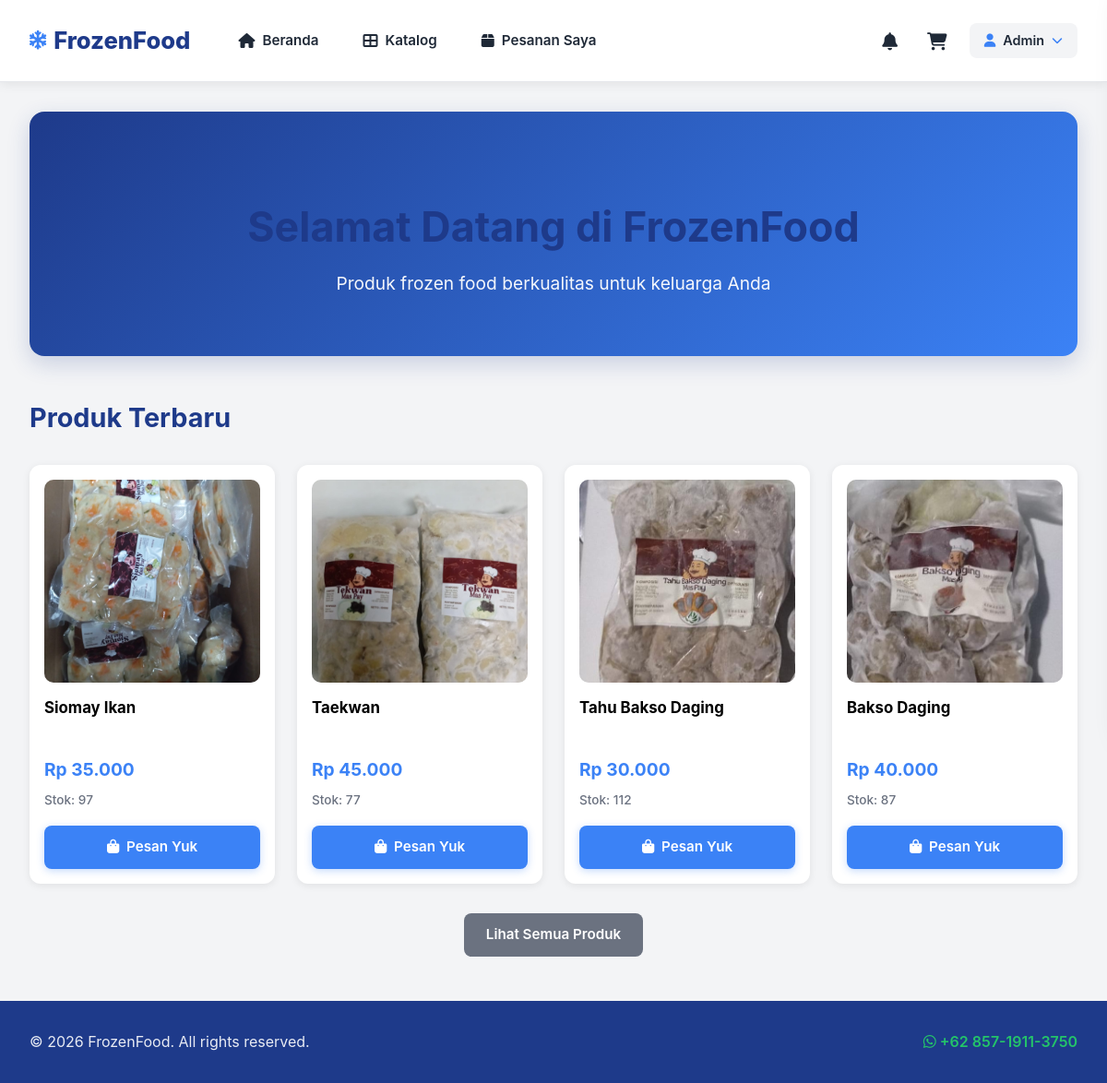
Screenshot of /home.php (signed in) with the database file from the repository.
### tables this page shows
CREATE TABLE `products` (
  `id` int(11) NOT NULL,
  `name` varchar(100) NOT NULL,
  `description` text DEFAULT NULL,
  `price` decimal(10,2) NOT NULL,
  `stock` int(11) DEFAULT 0,
  `image` varchar(255) DEFAULT NULL,
  `category` varchar(50) DEFAULT NULL,
  `created_at` timestamp NULL DEFAULT current_timestamp()
);

### home.php (the view, shortened to what this page needs)
<?php
require_once 'config/database.php';
$stmt = $pdo->query("SELECT * FROM products WHERE stock > 0 ORDER BY created_at DESC LIMIT 8");
$products = $stmt->fetchAll();
?>
<!DOCTYPE html>
<html lang="id">
<head>
    <link rel="stylesheet" href="https://cdnjs.cloudflare.com/ajax/libs/font-awesome/6.4.0/css/all.min.css">
    <link rel="stylesheet" href="assets/css/style.css?v=5.0">
</head>
<body>
    <?php include 'includes/header.php'; ?>
    <main class="container">
        <section class="hero">
            <h1>Selamat Datang di FrozenFood</h1>
            <p>Produk frozen food berkualitas untuk keluarga Anda</p>
        </section>
        <section class="products">
            <h2>Produk Terbaru</h2>
            <div class="product-grid">
                <?php foreach ($products as $product): ?>
                <div class="product-card">
                    <img src="<?= htmlspecialchars($product['image']) ?>" alt="<?= htmlspecialchars($product['name']) ?>">
                    <h3 style="color: #000 !important;"><?= htmlspecialchars($product['name']) ?></h3>
                    <p class="price">Rp <?= number_format($product['price'], 0, ',', '.') ?></p>
                    <p class="stock">Stok: <?= $product['stock'] ?></p>
                    <a href="product_detail.php?id=<?= $product['id'] ?>" class="btn btn-primary"><i class="fas fa-shopping-bag"></i> Pesan Yuk</a>
                </div>
                <?php endforeach; ?>
            </div>
            <div class="text-center">
                <a href="catalog.php" class="btn btn-secondary">Lihat Semua Produk</a>
            </div>
        </section>
    </main>
    <?php include 'includes/footer.php'; ?>
</body>
</html>

### includes/header.php (shortened to what this page needs)
<header class="main-header">
    <div class="container">
        <div class="header-content">
            <a href="home.php" class="logo">
                <i class="fas fa-snowflake"></i>
                <span>FrozenFood</span>
            </a>
            <nav class="main-nav">
                <a href="home.php"><i class="fas fa-home"></i> Beranda</a>
                <a href="catalog.php"><i class="fas fa-th-large"></i> Katalog</a>
                <a href="my_orders.php"><i class="fas fa-box"></i> Pesanan Saya</a>
            </nav>
            <div class="header-actions">
                <a href="notifications.php" class="icon-link" title="Notifikasi">
                    <i class="fas fa-bell"></i>
                </a>
                <a href="cart.php" class="icon-link" title="Keranjang">
                    <i class="fas fa-shopping-cart"></i>
                </a>
                <div class="user-dropdown">
                    <button class="user-name" onclick="toggleUserMenu()">
                        <i class="fas fa-user"></i>
                        <span><?= htmlspecialchars($_SESSION['user_name']) ?></span>
                        <i class="fas fa-chevron-down"></i>
                    </button>
                </div>
            </div>
        </div>
    </div>
</header>

### includes/footer.php
<footer class="main-footer">
    <div class="container">
        <div style="display:flex; justify-content:space-between; align-items:center; flex-wrap:wrap; gap:12px;">
            <p style="margin:0">&copy; <?= date('Y') ?> FrozenFood. All rights reserved.</p>
            <p style="margin:0">
                <a href="https://wa.me/6285719113750" target="_blank" style="color:#25D366; text-decoration:none; font-weight:600;">
                    <i class="fab fa-whatsapp"></i> +62 857-1911-3750
                </a>
            </p>
        </div>
    </div>
</footer>

### rows the page displays
products: image (picture), name "Siomay Ikan", price "35.000", stock "97"
products: image (picture), name "Taekwan", price "45.000", stock "77"
products: image (picture), name "Tahu Bakso Daging", price "30.000", stock "112"
products: image (picture), name "Bakso Daging", price "40.000", stock "87"

### other values shown
$_SESSION['user_name'] "Admin"
